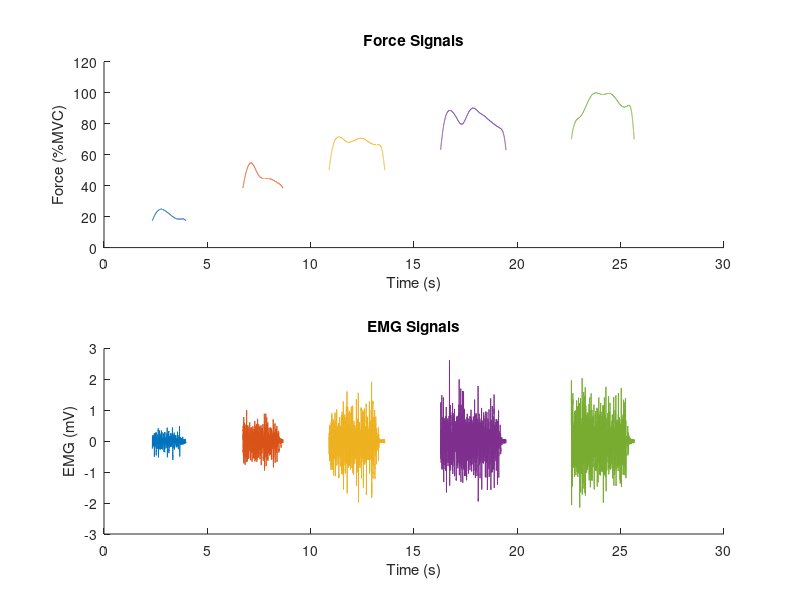
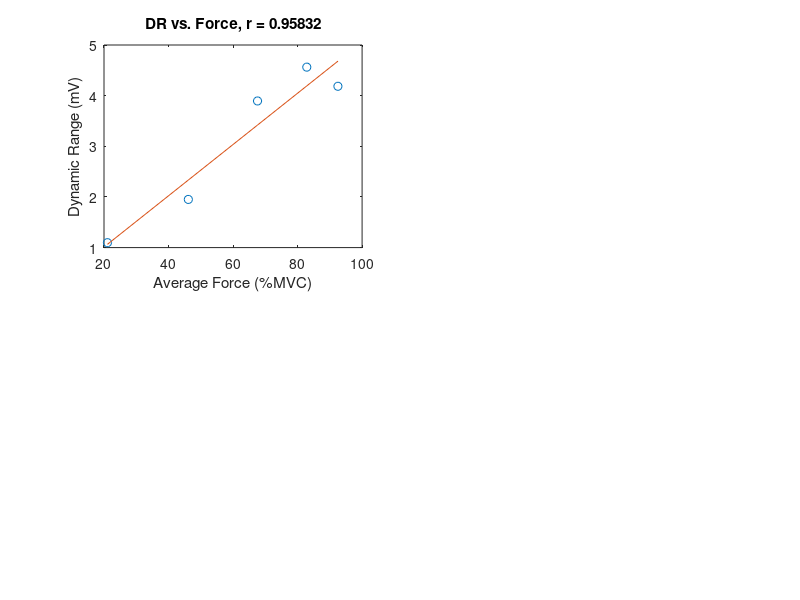

Source code (MATLAB) for these figures, in order:

% --------------------EMG and Muscular Force Analysis---------------------------%

% The sampling rate is 2000 Hz 
FS = 2000;

% Load the signals from data.mat into the struct 'data'
% << insert loading code here >>
load('data.mat');
% Number of segments
N = numel(data);  

% Calculate average force of each segment (1xN vector)
AF(1) = mean(data(1).force);
AF(2) = mean(data(2).force);
AF(3) = mean(data(3).force);
AF(4) = mean(data(4).force);
AF(5) = mean(data(5).force); 

% Calculate EMG dynamic range in each segment (1xN vector)
DR(1) = peak2peak(data(1).EMG);
DR(2) = peak2peak(data(2).EMG);
DR(3) = peak2peak(data(3).EMG);
DR(4) = peak2peak(data(4).EMG);
DR(5) = peak2peak(data(5).EMG);

% Calculate EMG mean squared value in each segment (1xN vector)
MS(1) = (1/data(1).length)*(sum((data(1).EMG).^2));
MS(2) = (1/data(2).length)*(sum((data(2).EMG).^2));
MS(3) = (1/data(3).length)*(sum((data(3).EMG).^2));
MS(4) = (1/data(4).length)*(sum((data(4).EMG).^2));
MS(5) = (1/data(5).length)*(sum((data(5).EMG).^2));
% Calculate EMG zero crossing rate in each segment (1xN vector)
ZCR(1) = sum(abs(diff(sign(data(1).EMG))))/2*FS/data(1).length;
ZCR(2) = sum(abs(diff(sign(data(2).EMG))))/2*FS/data(2).length;
ZCR(3) = sum(abs(diff(sign(data(3).EMG))))/2*FS/data(3).length;
ZCR(4) = sum(abs(diff(sign(data(4).EMG))))/2*FS/data(4).length;
ZCR(5) = sum(abs(diff(sign(data(5).EMG))))/2*FS/data(5).length;

% Calculate EMG turns rate in each segment (1xN vector)
for i = 1:5
    % Compute the derivative of the EMG signal
    derivate = diff(data(i).EMG);
    % Compute sign of derivate
    signs = sign(derivate);
    % Compute points of change in its sign
    turn = signs(1:end-1).*signs(2:end);
    turn_count = find(turn<=0)+1;
    extreme = data(i).EMG(turn_count);
%     diff_b_extreme = extreme(1:end-1) - extreme(2:end);
    diff_b_extreme = diff(extreme);
    extreme_turn_point = find((abs(diff_b_extreme)>0.1));    
    tc = length(extreme_turn_point);
    TCR(i) = tc/(data(i).t(end)-data(i).t(1));

%     TCR(i) = tc/(data(i).length);
end

% Calculate the linear model coefficients for each parameter
% The models are in the form: parameter(force) = constant + slope * force,
% and the coefficients are stored in a 1x2 vectors: p_<param> = [slope constant]
% For example, p_DR(1) is the slope and p_DR(2) is the constant of the linear model mapping the average force into the dynamic range
% You can use the 'polyfit' (or the 'regress') command(s) to find the model coefficients
p_DR = polyfit(AF,DR,1);
p_MS = polyfit(AF,MS,1);
p_ZCR = polyfit(AF,ZCR,1);
p_TCR = polyfit(AF,TCR,1);

% Calculate correlation coefficients between the average forces and each of the parameters using 'corr'
c_DR = corr(AF',DR');
c_MS = corr(AF',MS');
c_ZCR = corr(AF',ZCR');
c_TCR = corr(AF',TCR');

% Plot the signals
figure;
subplot(2, 1, 1);
hold on;
for i = 1:N
    plot(data(i).t, data(i).force);
end
xlabel('Time (s)');
ylabel('Force (%MVC)');
title('Force Signals');

subplot(2, 1, 2);
hold on;
for i = 1:N
    plot(data(i).t, data(i).EMG);
end
xlabel('Time (s)');
ylabel('EMG (mV)');
title('EMG Signals');

% Plot the linear fits
figure;
subplot(2, 2, 1);
plot(AF, DR, 'o');
hold on;
plot(AF, polyval(p_DR, AF));
xlabel('Average Force (%MVC)');
ylabel('Dynamic Range (mV)');
title(['DR vs. Force, r = ' num2str(c_DR)]);
